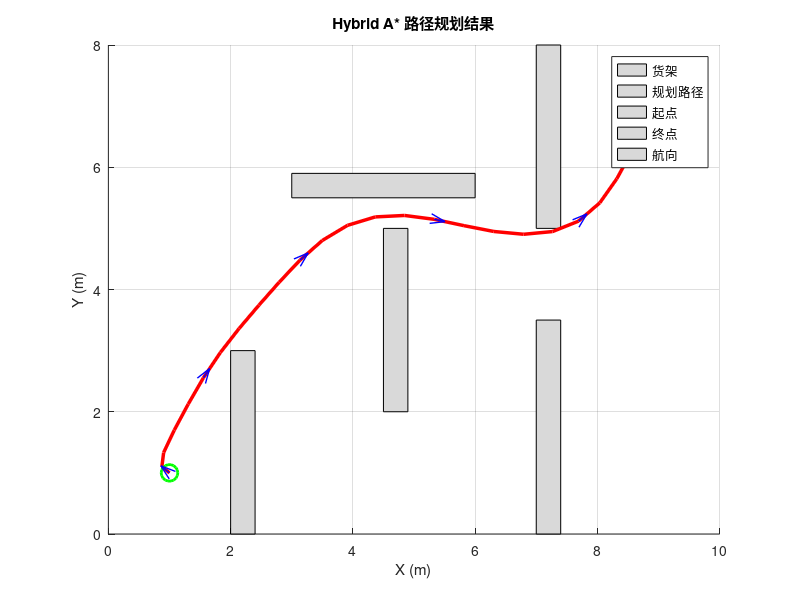

The MATLAB script that drew this image:
%% Hybrid A* 路径规划算法
%  与标准A*的区别: 状态空间从(x,y)扩展为(x,y,θ),
%  后继节点用差速运动基元(5种曲率×进退)生成, 路径天然满足转弯约束
function path = c_hybrid_astar()
%  注：被 run_all 调用时不执行 close all 以免关闭已有图窗
if nargout == 0, clear; clc; close all; end  % 仅独立运行时清屏关图

%% —— 地图构建 ——
map_w = 10;  map_h = 8;  % 地图尺寸(m)
res   = 0.2;  % 栅格分辨率(m)
cols  = round(map_w / res);  % 栅格列数
rows  = round(map_h / res);  % 栅格行数

obstacles = [  % 货架障碍物 [x1,y1,x2,y2]
    2.0, 0.0, 2.4, 3.0;  % 左货架
    4.5, 2.0, 4.9, 5.0;  % 中左货架
    7.0, 0.0, 7.4, 3.5;  % 右下货架
    7.0, 5.0, 7.4, 8.0;  % 右上货架
    3.0, 5.5, 6.0, 5.9;  % 中部横梁
    ];

obs_map = false(rows, cols);  % 栅格地图，false为空闲
for i = 1:size(obstacles, 1)
    c1 = max(1,   round(obstacles(i,1)/res)+1);
    r1 = max(1,   round(obstacles(i,2)/res)+1);
    c2 = min(cols, round(obstacles(i,3)/res)+1);
    r2 = min(rows, round(obstacles(i,4)/res)+1);
    obs_map(r1:r2, c1:c2) = true;  % 标记占据
end

start_pos = [1.0, 1.0, 0];  % 起点 (x,y,θ)
goal_pos  = [9.0, 7.0, pi/2];  % 终点，航向90°

fprintf('========== Hybrid A* 路径规划 ==========\n');
fprintf('起点 (%.1f, %.1f) -> 终点 (%.1f, %.1f)\n', ...
    start_pos(1), start_pos(2), goal_pos(1), goal_pos(2));

%% —— 搜索参数 ——
step_len = 0.5;  % 运动基元步长(m)
L = 0.52;  % 轮距(m)
curvatures = [-1.11, -0.52, 0, 0.52, 1.11];  % 离散曲率(1/m) —— 对应不同轮速比
n_curv = length(curvatures);
max_iter = 20000;  % 最大迭代次数

%% —— 初始化Open/Close列表 ——
h0 = hypot(goal_pos(1)-start_pos(1), goal_pos(2)-start_pos(2));  % 启发初值(欧氏距离)
OpenList  = [start_pos(1), start_pos(2), start_pos(3), h0, 0, 0, 0];  % [x,y,θ,f,g,parent_idx,action]
CloseList = [];

fprintf('搜索中...\n');

%% —— 主搜索循环 ——
for iter = 1:max_iter
    if isempty(OpenList)
        warning('OpenList 为空, 搜索失败'); path = start_pos; return;
    end

    [~, mi] = min(OpenList(:,4));  % 取f最小节点
    cur = OpenList(mi, :);
    OpenList(mi, :) = [];
    CloseList(end+1, :) = cur; %#ok<AGROW>
    cur_idx = size(CloseList, 1);  % 记录回溯索引

    cx = cur(1); cy = cur(2); ct = cur(3);
    cg = cur(5);  % 当前g值

    if hypot(cx-goal_pos(1), cy-goal_pos(2)) < 0.5  % 距目标<0.5m视为到达
        fprintf('找到路径! 迭代 %d\n', iter);
        path = backtrack(CloseList, start_pos);  % 回溯重建路径
        path = smooth_path(path, 3);  % 三次均值平滑
        fprintf('路径点数: %d, 长度 %.2f m\n', size(path,1), ...
            sum(hypot(diff(path(:,1)), diff(path(:,2)))));
        draw_map(obstacles, path, start_pos, goal_pos, map_w, map_h);
        return;
    end

    for a = 1:n_curv*2  % 10种动作(5曲率×前进/后退)
        if a <= n_curv
            kappa = curvatures(a);  % 前进
            dir = 1;
        else
            kappa = curvatures(a - n_curv);  % 后退
            dir = -1;
        end

        [nx, ny, nt] = step_motion(cx, cy, ct, kappa, step_len, dir);

        if nx < 0 || nx > map_w || ny < 0 || ny > map_h  % 越界
            continue;
        end

        if check_obs(cx, cy, nx, ny, obs_map, res, rows, cols)  % 碰撞
            continue;
        end

        g = cg + step_len;
        if dir == -1
            g = g + step_len * 0.5;  % 倒车加50%代价
        end
        if abs(kappa) > 1e-6
            g = g + 0.1;  % 转弯惩罚
        end
        h = hypot(goal_pos(1)-nx, goal_pos(2)-ny);  % 启发值
        f = g + h;

        if is_in_list(CloseList, nx, ny, nt, 0.15)
            continue;
        end

        oi = find_in_list(OpenList, nx, ny, nt, 0.15);
        if oi > 0
            if f < OpenList(oi, 4)  % 更低代价则更新
                OpenList(oi, :) = [nx, ny, nt, f, g, cur_idx, a];
            end
            continue;
        end

        OpenList(end+1, :) = [nx, ny, nt, f, g, cur_idx, a]; %#ok<AGROW>
    end

    if mod(iter, 2000) == 0  % 每2000轮输出进度
        fprintf('  迭代 %d, Open: %d, Close: %d\n', ...
            iter, size(OpenList,1), size(CloseList,1));
    end
end

warning('达到最大迭代次数, 未找到路径'); path = start_pos;
end

%% 曲率模型运动基元
function [nx, ny, nt] = step_motion(x, y, theta, kappa, step, dir)
    if abs(kappa) < 1e-6  % 直线运动
        nx = x + dir*step*cos(theta);
        ny = y + dir*step*sin(theta);
        nt = theta;
    else  % 圆弧运动
        dtheta = dir * step * kappa;
        nt = theta + dtheta;
        nt = atan2(sin(nt), cos(nt));  % 归一化[-π,π]
        nx = x + dir*step*cos(theta + dtheta/2);  % 中值角度提高精度
        ny = y + dir*step*sin(theta + dtheta/2);
    end
end

%% 路径段碰撞检测(插值采样)
function hit = check_obs(x1, y1, x2, y2, obs_map, res, rows, cols)
    hit = false;
    for t = 0:0.1:1  % 11个采样点
        x = x1 + t*(x2-x1);
        y = y1 + t*(y2-y1);
        c = round(x/res)+1;
        r = round(y/res)+1;
        r = max(1,min(rows,r));
        c = max(1,min(cols,c));
        if obs_map(r,c)
            hit = true;
            return;
        end
    end
end

%% 列表匹配(位置+航向容差)
function found = is_in_list(lst, x, y, theta, tol)
    if isempty(lst)
        found = false;
        return;
    end
    d = hypot(lst(:,1)-x, lst(:,2)-y);  % 位置距离
    a = abs(atan2(sin(lst(:,3)-theta), cos(lst(:,3)-theta)));  % 角度差
    found = any(d < tol & a < 0.1);
end

%% 在列表中查找节点索引
function idx = find_in_list(lst, x, y, theta, tol)
    if isempty(lst)
        idx = 0; return;
    end
    d = hypot(lst(:,1)-x, lst(:,2)-y);
    a = abs(atan2(sin(lst(:,3)-theta), cos(lst(:,3)-theta)));
    idx = find(d < tol & a < 0.1, 1);
    if isempty(idx), idx = 0; end
end

%% 回溯父节点链重建路径
function path = backtrack(CloseList, start_pos)
    cur = size(CloseList, 1);  % 从终点开始
    pts = {};
    for k = 1:size(CloseList, 1)
        pts{end+1} = [CloseList(cur,1), CloseList(cur,2), CloseList(cur,3)]; %#ok<AGROW>
        parent_idx = CloseList(cur, 6);
        if parent_idx == 0  % 回到起点
            break;
        end
        cur = parent_idx;
    end

    pts = flip(pts);  % 翻转使起点在前
    path = cell2mat(pts(:));
end

%% 均值平滑(3点加权)
function sp = smooth_path(p, n)
    sp = p;  % 初始化平滑路径为原始路径
    for pass = 1:n  % 多次平滑迭代
        tmp = sp;  % 暂存上一轮结果
        for i = 2:size(sp,1)-1  % 内部点加权平均(跳过首尾)
            tmp(i,1) = 0.25*sp(i-1,1) + 0.5*sp(i,1) + 0.25*sp(i+1,1);  % X坐标三点加权平滑
            tmp(i,2) = 0.25*sp(i-1,2) + 0.5*sp(i,2) + 0.25*sp(i+1,2);  % Y坐标三点加权平滑
        end
        sp = tmp;  % 更新平滑结果
    end
    for i = 1:size(sp,1)-1  % 由平滑后位置差分计算航向角
        sp(i,3) = atan2(sp(i+1,2)-sp(i,2), sp(i+1,1)-sp(i,1));  % 差分求航向 atan2(dy,dx)
    end
    sp(end,3) = sp(end-1,3);  % 终点航向复制前一点
end

%% 规划结果可视化
function draw_map(obstacles, path, sp, gp, mw, mh)
    figure('Color','w','Position',[100,100,800,500]);  % 创建白色背景图窗
    hold on;  % 开启图形保持
    for i = 1:size(obstacles,1)  % 遍历所有障碍物(货架)
        x1=obstacles(i,1); y1=obstacles(i,2);  % 货架左下角坐标
        x2=obstacles(i,3); y2=obstacles(i,4);  % 货架右上角坐标
        fill([x1 x2 x2 x1],[y1 y1 y2 y2],[0.85 0.85 0.85],'EdgeColor','k');  % 灰色填充货架矩形
    end
    plot(path(:,1),path(:,2),'r-','LineWidth',2.5);  % 红色粗线: 规划路径
    plot(sp(1),sp(2),'go','MarkerSize',12,'LineWidth',2);  % 绿色圆圈: 起点
    plot(gp(1),gp(2),'rx','MarkerSize',12,'LineWidth',2);  % 红色叉号: 终点
    for i = 1:5:size(path,1)  % 每5个路径点标注航向箭头
        quiver(path(i,1),path(i,2),0.2*cos(path(i,3)),0.2*sin(path(i,3)), ...  % 绘制航向箭头
            'b','LineWidth',1,'MaxHeadSize',0.8);
    end
    grid on; axis equal;  % 开启网格、等比例坐标轴
    xlim([0 mw]); ylim([0 mh]);  % 坐标轴范围限制在地图尺寸内
    xlabel('X (m)'); ylabel('Y (m)');  % 坐标轴标签
    title('Hybrid A* 路径规划结果');  % 图标题
    legend('货架','规划路径','起点','终点','航向','Location','best');  % 图例
    out_dir = fullfile(fileparts(mfilename('fullpath')), 'figures');  % 图片输出目录
    if ~exist(out_dir, 'dir'), mkdir(out_dir); end  % 如目录不存在则创建
    fname = fullfile(out_dir, 'hybrid_astar_result.png');  % 拼接输出文件名
    saveas(gcf, fname);  % 保存当前图窗为PNG
    fprintf('已保存: %s\n', fname);  % 打印保存路径
end
